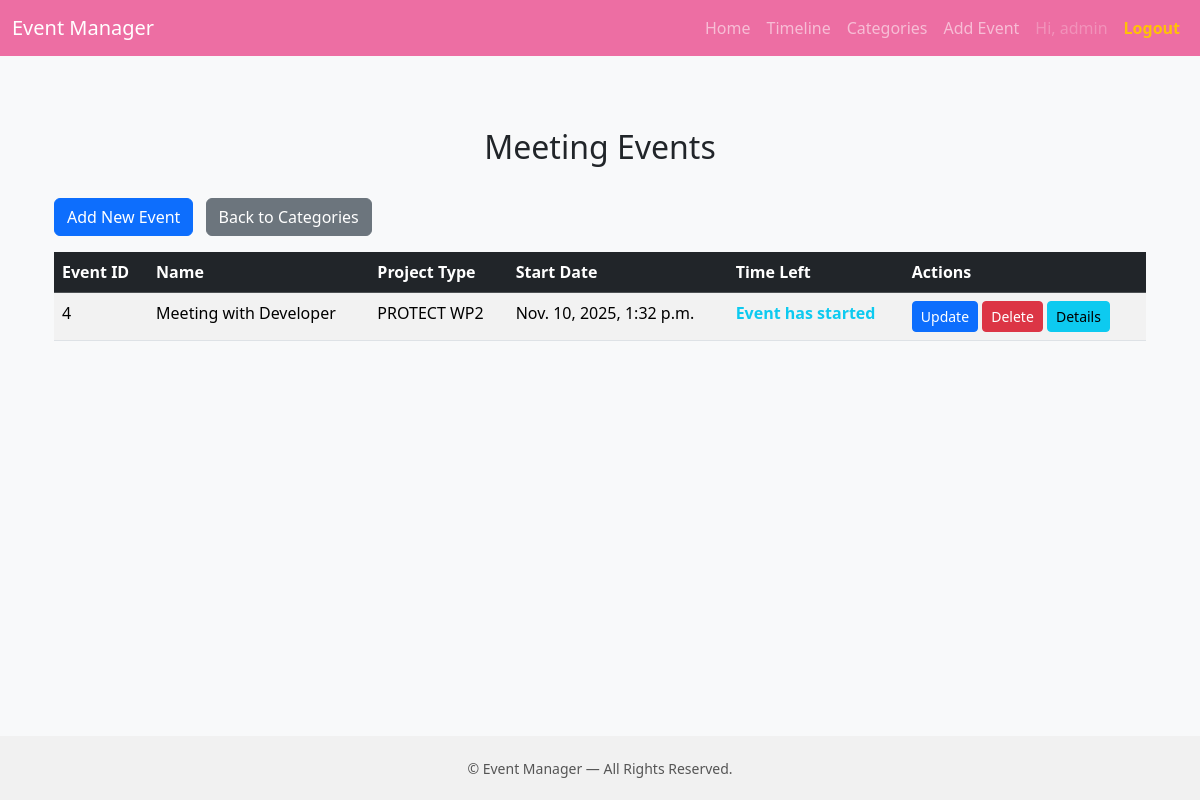
Page /categories/2/ (signed in) on the committed database.
### ems/models.py (models this page shows, shortened)
class Category(models.Model):
    name = models.CharField(max_length=100, unique=True)

class Event(models.Model):
    PROJECT_TYPES = [
        ('kwp2', 'PROTECT WP2'),
        ('kwp3', 'PROTECT WP3'),
        ('kwp', 'PROTECT WP4'),
        ('other', 'Other'),
    ]
    event_id = models.CharField(
        max_length=20,
        unique=True,
        default=generate_event_id,
        editable=False,
        help_text="e.g., EV-20251109-1A2"
    )
    user = models.ForeignKey(User, on_delete=models.CASCADE)
    name = models.CharField(max_length=150)
    category = models.ForeignKey(Category, on_delete=models.CASCADE)
    project_type = models.CharField(max_length=50, choices=PROJECT_TYPES)
    start_date = models.DateTimeField()
    end_date = models.DateTimeField()
    description = models.TextField(default='')
    location = models.CharField(max_length=255, default='')
    organizer = models.CharField(max_length=100, default='')
    participants = models.TextField(blank=True, null=True, help_text="Comma-separated list of participants")
    created_at = models.DateTimeField(auto_now_add=True)
    updated_at = models.DateTimeField(auto_now=True)

### ems/views.py (the view)
# urls.py: path('categories/<int:category_id>/', views.category_events, name='category_events'),
@login_required(login_url='login')
def category_events(request, category_id):
    category = get_object_or_404(Category, pk=category_id)
    events = category.event_set.all().order_by('-start_date')
    return render(request, 'ems/category_events.html', {'category': category, 'events': events})

### ems/templates/ems/category_events.html (shortened to what this page needs)
{% extends 'ems/base.html' %}
{% block content %}
<div class="container mt-5">
  <h2 class="text-center">{{ category.name }} Events</h2>
  <br>
  <div class="mb-3">
    <a href="{% url 'create_event' %}" class="btn btn-primary">Add New Event</a>
    <a href="{% url 'category_list' %}" class="btn btn-secondary ms-2">Back to Categories</a>
  </div>
  <table id="eventTable" class="table table-striped">
    <thead class="table-dark">
      <tr>
        <th>Event ID</th>
        <th>Name</th>
        <th>Project Type</th>
        <th>Start Date</th>
        <th>Time Left</th>
        <th>Actions</th>
      </tr>
    </thead>
    <tbody>
      {% for event in events %}
      <tr>
        <td>{{ event.id }}</td>
        <td>{{ event.name }}</td>
        <td>{{ event.get_project_type_display }}</td>
        <td>{{ event.start_date }}</td>
        <td><div id="countdown_{{ event.id }}" class="countdown-timer text-info fw-bold"></div></td>
        <td>
          <a href="{% url 'update_event' event.id %}" class="btn btn-primary btn-sm">Update</a>
          <form method="post" action="{% url 'delete_event' event.id %}" style="display:inline;">
            <button type="submit" class="btn btn-danger btn-sm">Delete</button>
          </form>
          <button type="button" class="btn btn-info btn-sm" data-bs-toggle="modal" data-bs-target="#eventModal_{{ event.id }}">Details</button>
        </td>
      </tr>
      {% empty %}
      <tr>
        <td colspan="6" class="text-center text-muted">No events found in this category.</td>
      </tr>
      {% endfor %}
    </tbody>
  </table>
</div>
{% endblock %}

### ems/templates/ems/base.html (shortened to what this page needs)
<!DOCTYPE html>
<html lang="en">
<head>
    <link href="https://cdn.jsdelivr.net/npm/bootstrap@5.3.3/dist/css/bootstrap.min.css" rel="stylesheet">
</head>
<body>
    <nav class="navbar navbar-expand-lg navbar-dark" style="background-color: #ED6EA3;">
        <div class="container-fluid">
            <a class="navbar-brand" href="{% url 'category_list' %}">Event Manager</a>
            <div class="collapse navbar-collapse" id="navbarNav">
                <ul class="navbar-nav ms-auto">
                    <li class="nav-item"><a class="nav-link" href="{% url 'home' %}">Home</a></li>
                    <li class="nav-item"><a class="nav-link" href="{% url 'event_timeline' %}">Timeline</a></li>
                    <li class="nav-item"><a class="nav-link" href="{% url 'category_list' %}">Categories</a></li>
                    <li class="nav-item"><a class="nav-link" href="{% url 'create_event' %}">Add Event</a></li>
                    {% if user.is_authenticated %}
                        <li class="nav-item">
                            <span class="nav-link disabled">Hi, {{ user.username }}</span>
                        </li>
                        <li class="nav-item">
                            <a class="nav-link text-warning fw-bold" href="{% url 'logout' %}">Logout</a>
                        </li>
                    {% else %}
                        <li class="nav-item">
                            <a class="nav-link text-light fw-bold" href="{% url 'login' %}">Login</a>
                        </li>
                    {% endif %}
                </ul>
            </div>
        </div>
    </nav>
    <div class="container mt-4">
        {% block content %}{% endblock %}
    </div>
    <footer class="text-center">
        <small>&copy; {{ now|date:"Y" }} Event Manager — All Rights Reserved.</small>
    </footer>
</body>
</html>

### ems/templates/ems/base.html (style rules this page uses)
body { background-color: #f8f9fa; min-height: 100vh; display: flex; flex-direction: column; }
.container { flex: 1; }
footer { margin-top: auto; padding: 20px 0; background-color: #f1f1f1; color: #555; }

### rows in the picture
Category: name "Meeting"
Event: id "4", name "Meeting with Developer", project_type "PROTECT WP2", start_date "Nov. 10, 2025, 1:32 p.m."

### other values in the picture
{{ user.username }} "admin"
